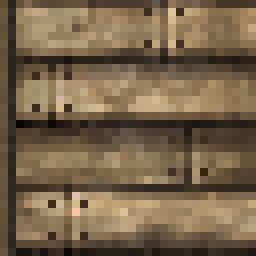
#> input picture src/main/resources/scripts/continuity/assets/minecraft/optifine/ctm/birch_planks-woodctm/28.png, 32 x 32 px (shown 8 times larger)
$ python -i texture_optimizer.py   (imports and definitions only)
#> lines starting #> are read from the running program, lines starting #| are printed output that depends on the picture
#!/usr/bin/env python3
"""
Alternative Texture Optimizer for Minecraft Mod Development

This script optimizes PNG images using PIL/Pillow without requiring an API key.
It's a local alternative that maintains transparency and image quality while
reducing file size.

Usage:
  python texture_optimizer_local.py [--path PATH] [--backup] [--quality QUALITY]

Arguments:
  --path PATH         Path to the textures directory (default: resources/assets/westerosblocks/textures)
  --backup            Create backup of original images before optimizing
  --quality QUALITY   Optimization quality (1-9, higher = better quality but larger files, default: 9)
  --width WIDTH       Max width to resize textures to (default: no resize)
  --height HEIGHT     Max height to resize textures to (default: no resize)
"""

import os
import sys
import argparse
import shutil
import time
from datetime import datetime
import concurrent.futures
from pathlib import Path
from PIL import Image, ImageOps

# Default settings
DEFAULT_PATH = os.path.join("resources", "assets", "westerosblocks", "textures")
BACKUP_FOLDER = "texture_backup_" + datetime.now().strftime("%Y%m%d_%H%M%S")
MAX_WORKERS = 10  # Can use more workers since it's not API-limited

# [37 lines left out: functions parse_arguments, find_png_files, create_backup, not called in this run]

def optimize_image(file_path, backup_dir=None, quality=9, resize=None):
    """Optimize a single PNG image using PIL/Pillow."""
#> called with quality = 9
    try:
        # Create backup if requested
        if backup_dir:
            create_backup(file_path, backup_dir)

        # Get the file size before optimization
        original_size = os.path.getsize(file_path)

        # Open the image
        with Image.open(file_path) as img:
            # Remember if the image has transparency
#> img is the input picture: PIL image 32x32 RGBA; mean R, G, B, A 119.2, 99.3, 74.2, 255
            has_alpha = img.mode == 'RGBA'
#> has_alpha = True

            # Resize if requested (maintaining aspect ratio)
            if resize:
                max_width, max_height = resize
                if max_width or max_height:
                    width, height = img.size
                    new_width, new_height = width, height

                    if max_width and width > max_width:
                        ratio = max_width / width
                        new_width = max_width
                        new_height = int(height * ratio)

                    if max_height and new_height > max_height:
                        ratio = max_height / new_height
                        new_height = max_height
                        new_width = int(new_width * ratio)

                    if (new_width, new_height) != (width, height):
                        img = img.resize((new_width, new_height), Image.LANCZOS)

            # Convert image for optimization
            if has_alpha:
                # Store alpha channel separately (better compression)
                r, g, b, a = img.split()
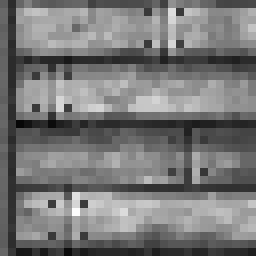
#> r: PIL image 32x32 L (shown 8 times larger); min 7, max 253, mean 119.2
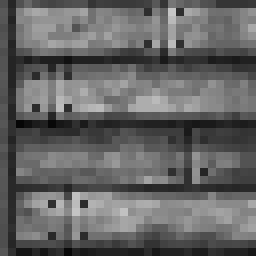
#> g: PIL image 32x32 L (shown 8 times larger); min 6, max 199, mean 99.3
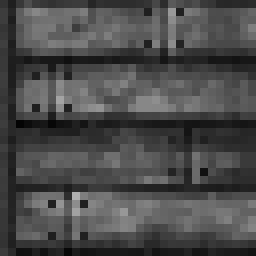
#> b: PIL image 32x32 L (shown 8 times larger); min 4, max 175, mean 74.2
#> a: PIL image 32x32 L; every value is 255
                rgb_img = Image.merge('RGB', (r, g, b))

                # Save optimized version with transparency
                rgb_img.save(file_path, 'PNG', optimize=True, quality=quality)

                # Re-open and add back the alpha channel
                with Image.open(file_path) as saved_img:
                    rgba_img = saved_img.convert('RGBA')
                    rgba_img.putalpha(a)
                    rgba_img.save(file_path, 'PNG', optimize=True, quality=quality)
            else:
                # Save optimized version without transparency
                img.save(file_path, 'PNG', optimize=True, quality=quality)

        # Get the file size after optimization
        optimized_size = os.path.getsize(file_path)
        savings = original_size - optimized_size
        savings_percent = (savings / original_size) * 100 if original_size > 0 else 0

        return {
            "file": file_path,
            "original_size": original_size,
            "optimized_size": optimized_size,
            "savings": savings,
            "savings_percent": savings_percent,
            "status": "success"
        }

    except Exception as e:
        return {
            "file": file_path,
            "status": "error",
            "message": str(e)
        }

# [91 lines left out: functions bytes_to_human_readable, main, not called in this run]

# [2 lines not run here, left out]

>>> result = optimize_image('continuity/assets/minecraft/optifine/ctm/birch_planks-woodctm/28.png')
